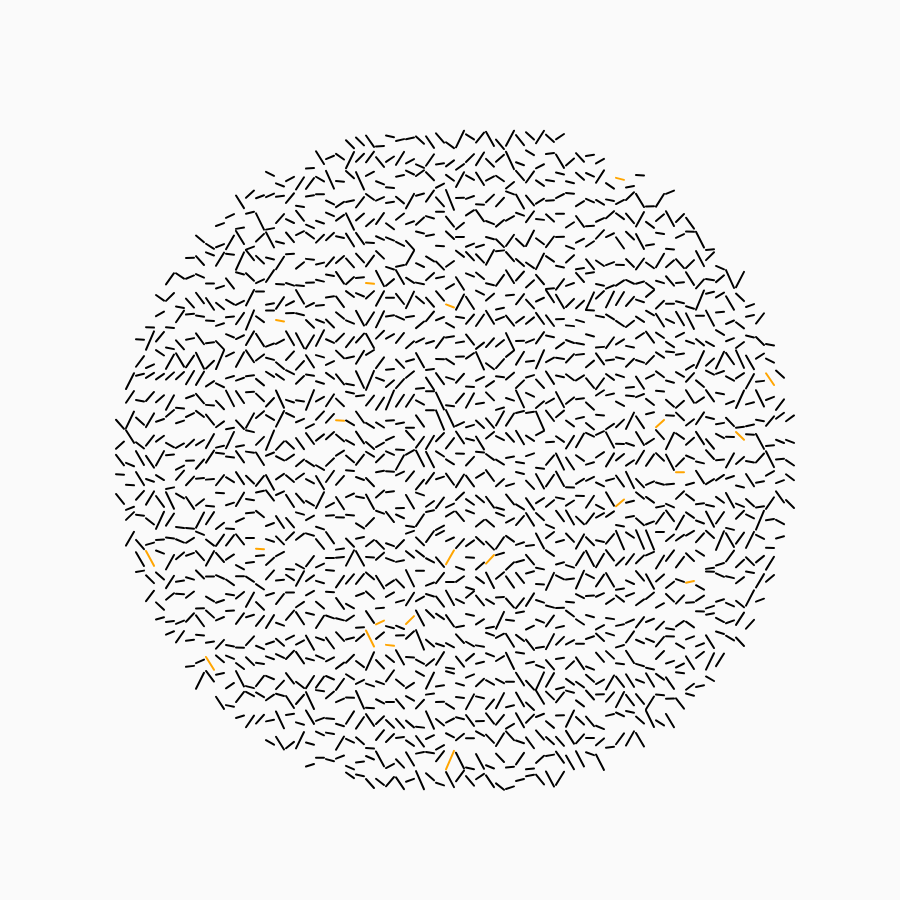
Frame 1 (no input)
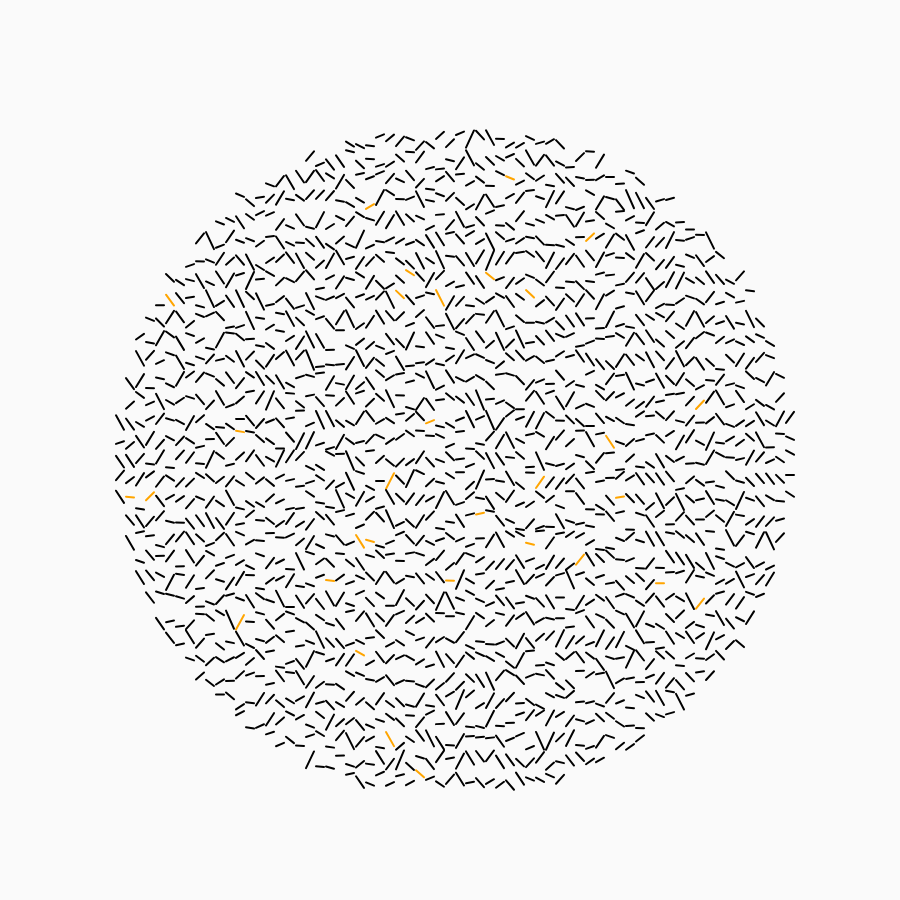
Frame 2 (the mouse pressed at the canvas centre, redrawn once)

The p5.js sketch that drew these frames (run headless with seeded random() and noise() and a simulated clock; the mouse was pressed at the canvas centre and the sketch redrawn once):

// p5.js sketch
// ── sketch.js
function setup() {
  createCanvas(900, 900)
  noLoop()
}

function draw() {
  background('#FAFAFA')
  noFill()
  strokeWeight(2)
  
  const cx = height * 0.5
  const cy = width * 0.5
  const cr = height * 0.75
  
  const row = 10
  const col = 20
  const marginy = col * 0.5
  const marginx = row * 0.5
  
  let random_min = -10
  let random_max = 10
  
  for (let y = marginy ; y < height - marginy; y += col) {
    for (let x = marginx; x < width - marginx; x += row) {
      
      let off_1 = random(random_min, random_max)
      let off_2 = random(random_min, random_max)
      let r = random(0, 50)
      stroke('black')
      
      if (pointInCircle(x, y, cx, cy , cr * 0.5)) {
        if (r < 1) {
          stroke('orange')
        }
        line(x + row * 0.1, y + col * 0.5 + off_1, x + row * 0.9, y + col * 0.5 + off_2)
      }
    }
  }
  
function pointInCircle(x, y, cx, cy, radius) {
  // x,y is the point to test
  // cx, cy is circle center, and radius is circle radius
  var distancesquared = (x - cx) * (x - cx) + (y - cy) * (y - cy);
  return distancesquared <= radius * radius;
}
}
